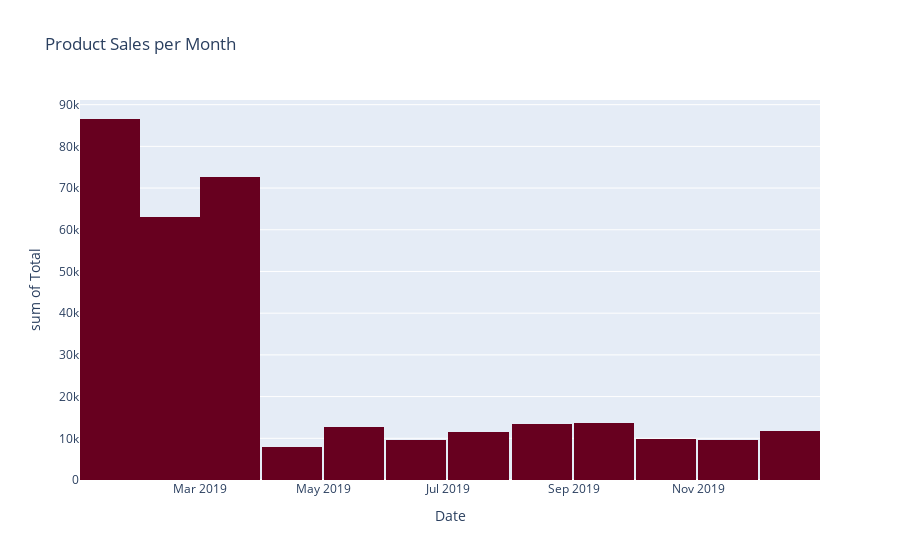

Here is the notebook cell this chart was saved with:
### Code cell
#Plotting histogram for Sales generated for each month
sales_plot=px.histogram(Sales_data,x='Date',y='Total',title='Product Sales per Month',
                            color_discrete_sequence=px.colors.sequential.RdBu)
sales_plot.show()
